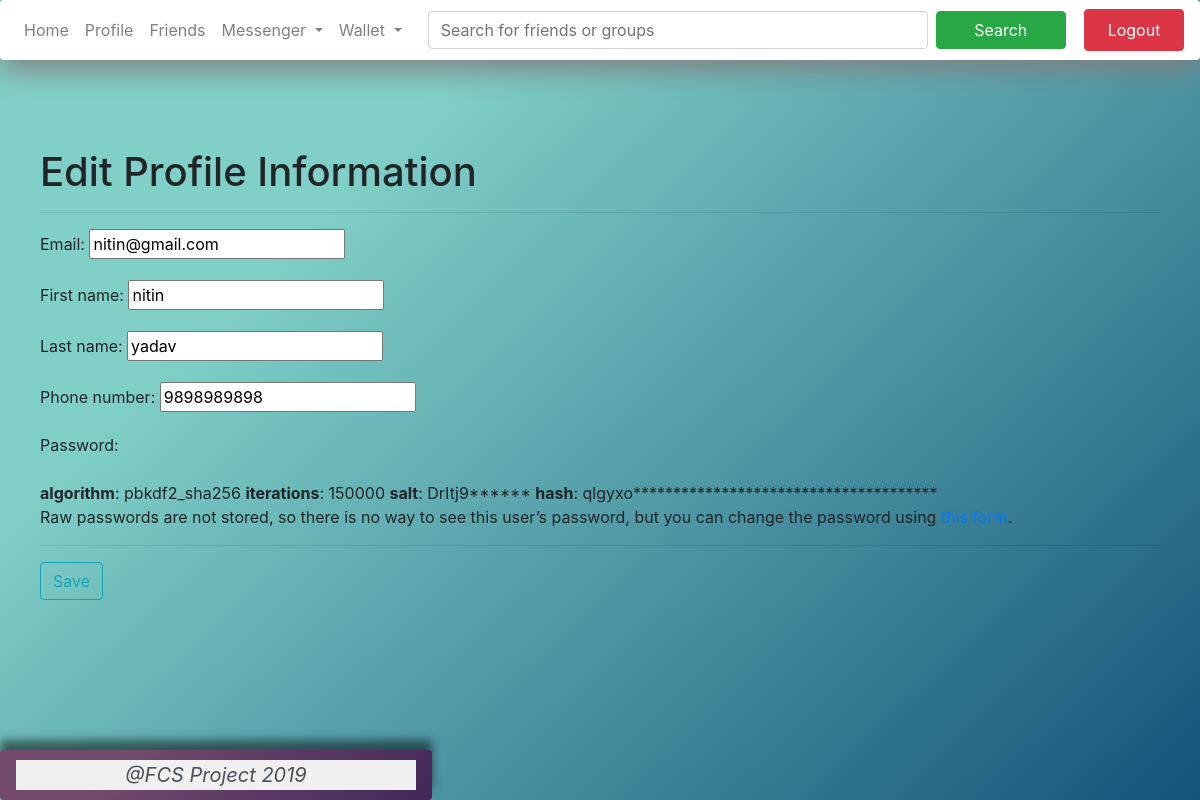
/profile/edit/ (signed in), run on an earlier commit of the app's database.
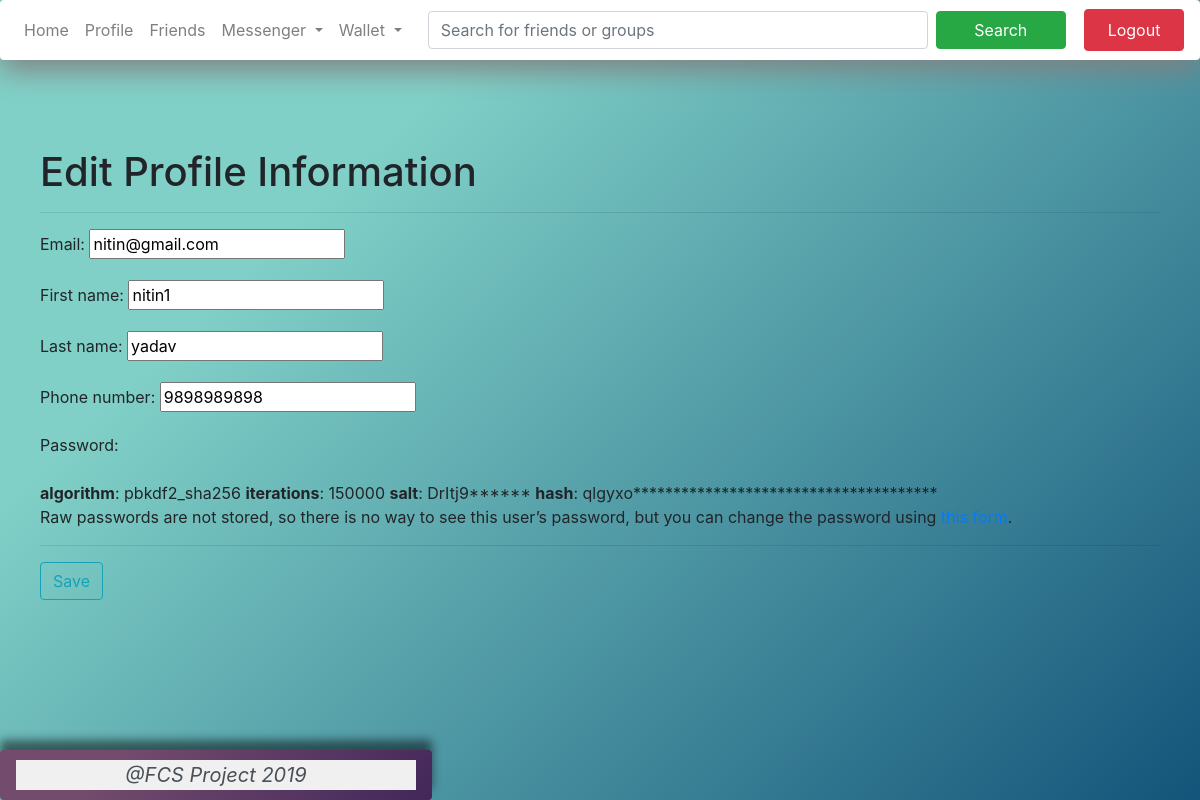
And on a later commit of the database.
### account/models.py (models this page shows, shortened)
class Account(AbstractBaseUser):
	email = models.EmailField(verbose_name="email", max_length=60, unique=True)
	username = models.CharField(verbose_name="username", max_length=30, unique=True)
	first_name = models.CharField(verbose_name="first name", max_length=30)
	last_name = models.CharField(verbose_name="last name", max_length=30)
	phone_no = models.CharField(verbose_name="phone number", max_length=10, unique=True)
	date_joined = models.DateTimeField(verbose_name="data joined", auto_now_add=True)
	last_login = models.DateTimeField(verbose_name="last login", auto_now=True)
	is_admin = models.BooleanField(default=False)
	is_active = models.BooleanField(default=True)
	is_staff = models.BooleanField(default=False)
	is_superuser = models.BooleanField(default=False)
	is_casual_user = models.BooleanField(default=True)
	is_premium_user = models.BooleanField(default=False)
	is_commercial_user = models.BooleanField(default=False)
	is_verified = models.BooleanField(default=False)
	USERNAME_FIELD = 'email'
	REQUIRED_FIELDS = ['username', 'first_name', 'last_name', 'phone_no']
	objects = MyAccountManager()

### dashboard/views.py (the view)
# urls.py: url(r'^profile/edit/$', edit_profile_info_view, name="edit_profile_info"),
def edit_profile_info_view(request):
	args = {}
	if request.method == "POST":
		form = EditProfileForm(request.POST, instance=request.user)
		if form.is_valid():
			form.save()
			return redirect('profile')
	else:
		form = EditProfileForm(instance=request.user)
		args = {'edit_profile_info_form': form}
		return render(request, 'edit_profile_info.html', args)

### dashboard/forms.py
class EditProfileForm(UserChangeForm):
	class Meta:
		model = Account
		fields = (
			'email',
			'first_name',
			'last_name',
			'phone_no',
			'password'
		)

### dashboard/templates/edit_profile_info.html (shortened to what this page needs)
{% extends "dashboard/base.html" %}
{% block content %}
<div class="container-fluid" style="
	padding: 40px;
">
	<h1> Edit Profile Information </h1>
	<hr>
	<form method="POST">
		{{ edit_profile_info_form.as_p }}
		<hr>
		<button type="submit" class="btn btn-outline-info">Save</button>
	</form>
</div>
{% endblock %}

What changed in the data, as far as the page shows it:
changed Account "nitin@gmail.com": first_name "nitin" → "nitin1"
